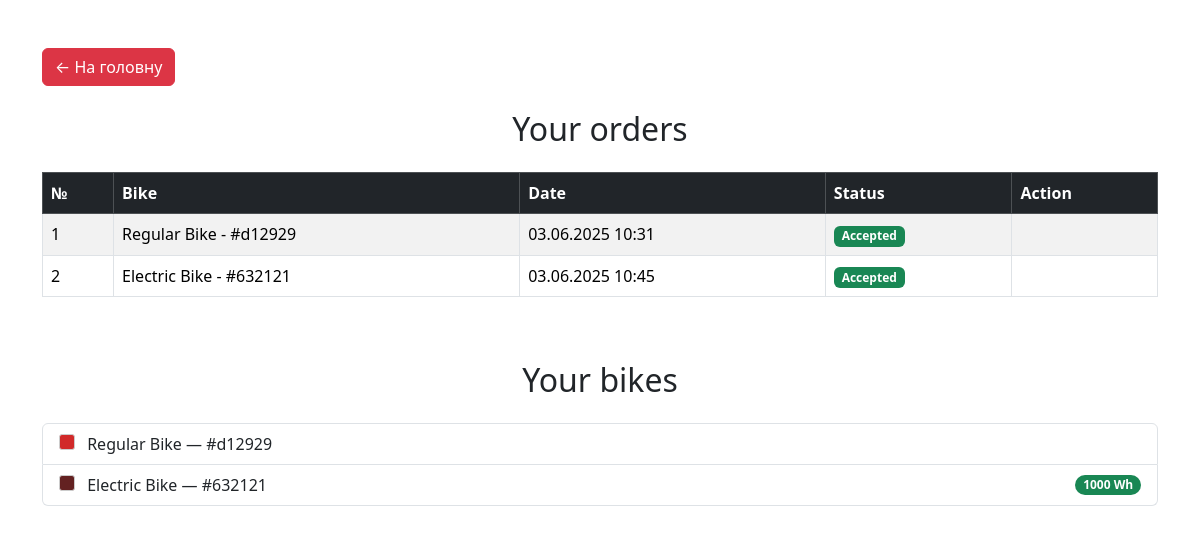
Page /profile/ (signed in) on the committed database.
### users/models.py (models this page shows, shortened)
class Order(models.Model):
    user = models.ForeignKey(CustomUser, on_delete=models.CASCADE)
    bike = models.ForeignKey(Bike, on_delete=models.CASCADE)
    accepted = models.BooleanField(default=False)
    order_date = models.DateTimeField(auto_now_add=True)

class Bike(models.Model):
    BIKE_TYPE_CHOICES = [
        ('regular', 'Regular Bike'),
        ('electric', 'Electric Bike'),
    ]
    type = models.CharField(max_length=10, choices=BIKE_TYPE_CHOICES)
    color = models.CharField(max_length=50)
    battery_capacity = models.PositiveIntegerField(null=True, blank=True)
    def __str__(self):
        return f"{self.get_type_display()} - {self.color}"

### users/views/main_views.py (the view, shortened to what this page needs)
# urls.py: path('profile/', main_views.user_profile, name='user_profile'),
@login_required
def user_profile(request):
    orders = Order.objects.filter(user=request.user).select_related('bike')
    bikes = Bike.objects.all()
    accepted_bikes = [order.bike for order in orders if order.accepted]
    return render(request, 'user_profile.html', {
        'orders': orders,
        'bikes': bikes,
        'accepted_bikes': accepted_bikes,
    })

### templates/user_profile.html (shortened to what this page needs)
<!DOCTYPE html>
<html lang="uk">
<head>
    <link href="https://cdn.jsdelivr.net/npm/bootstrap@5.3.3/dist/css/bootstrap.min.css" rel="stylesheet">
</head>
<body>
    <div class="container mt-5">
        <div class="mb-4 text-start">
            <a href="/" class="btn btn-danger">&larr; На головну</a>
        </div>
        <h2 class="mb-4 text-center">Your orders</h2>
        {% if orders %}
            <div class="table-responsive">
                <table class="table table-striped table-hover table-bordered">
                    <thead class="table-dark">
                        <tr>
                            <th>№</th>
                            <th>Bike</th>
                            <th>Date</th>
                            <th>Status</th>
                            <th>Action</th>
                        </tr>
                    </thead>
                    <tbody>
                        {% for order in orders %}
                        <tr>
                            <td>{{ forloop.counter }}</td>
                            <td>{{ order.bike }}</td>
                            <td>{{ order.order_date|date:"d.m.Y H:i" }}</td>
                            <td>
                                {% if order.accepted %}
                                    <span class="badge bg-success">Accepted</span>
                                {% else %}
                                    <span class="badge bg-secondary">Waiting</span>
                                {% endif %}
                            </td>
                            <td>
                            </td>
                        </tr>
                        {% endfor %}
                    </tbody>
                </table>
            </div>
        {% else %}
            <div class="alert alert-info text-center">You don't have any orders.</div>
        {% endif %}
        <h2 class="mb-4 mt-5 text-center">Your bikes</h2>
        {% if accepted_bikes %}
            <ul class="list-group">
                {% for bike in accepted_bikes %}
                <li class="list-group-item d-flex justify-content-between align-items-center">
                    <span>
                        <span style="display:inline-block; width:16px; height:16px; border-radius:3px; background-color:{{ bike.color }}; border:1px solid #ccc; margin-right:8px;"></span>
                        {{ bike.get_type_display }} — {{ bike.color }}
                    </span>
                    {% if bike.type == 'electric' %}
                        <span class="badge bg-success rounded-pill">{{ bike.battery_capacity }} Wh</span>
                    {% endif %}
                </li>
                {% endfor %}
            </ul>
        {% else %}
            <div class="alert alert-warning text-center">You don't have any accepted bikes.</div>
        {% endif %}
    </div>
</body>
</html>

### rows in the picture
Order: bike "Regular Bike - #d12929", order_date "03.06.2025 10:31", accepted "Accepted"
Order: bike "Electric Bike - #632121", order_date "03.06.2025 10:45", accepted "Accepted"
Bike: type "Regular Bike", color "#d12929"
Bike: type "Electric Bike", color "#632121", battery_capacity "1000"
